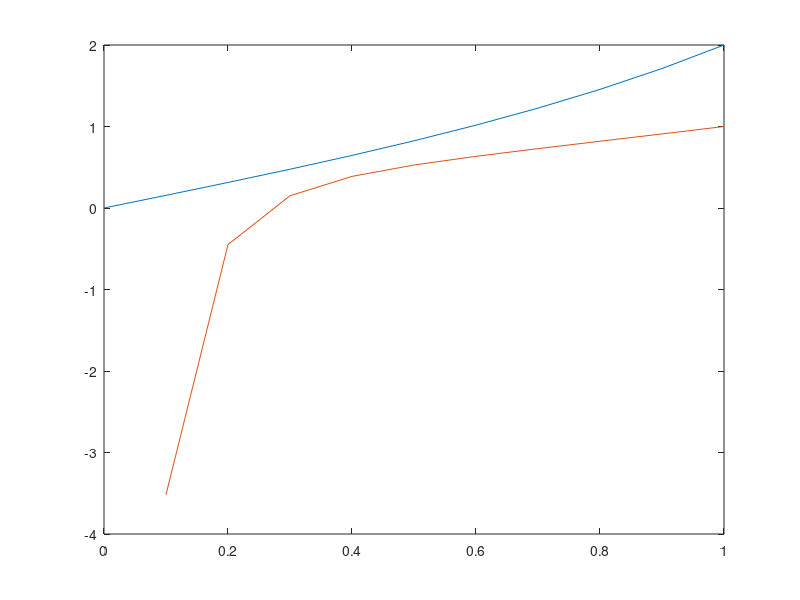
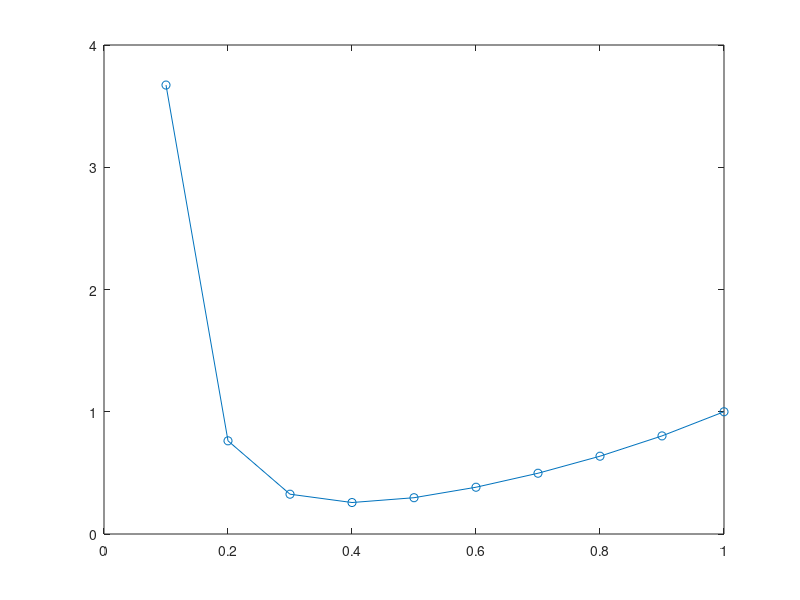

Reproduce these figures in MATLAB, in order.
function FD_plusRichardson

% y'' = p(x)y'+q(x)y+r(x)
% y(a) = alpha, y(b) = beta


a = 0; b = 1;
alpha = 0; beta = 2;


%Data for Richardson is made with h = 0.1, 0.05, 0.025
h= 0.1;

N = (b-a)/h;

x = [a:h:b];


p = @(x) 0*x;
q = @(x) 4*ones(length(x),1);
r = @(x) -4*x;
Matypp = 1/h^2*(diag(2*ones(N-1,1))-diag(ones(N-2,1),-1)-diag(ones(N-2,1),1));
Matyp = 1/(2*h)*(-diag(ones(N-2,1),-1)+diag(ones(N-2,1),1));

A = Matypp+diag(p(x(2:end-1)))*Matyp+ diag(q(x(2:end-1)));
    
rhs = -r(x(2:end-1));
rhs(1) = rhs(1) + (1/h^2-1/(2*h)*-p(x(2)))*alpha;
rhs(end) = rhs(end) +(1/h^2+1/(2*h)*-p(x(end-1)))*beta;

sol = A\rhs';

yapp =[alpha; sol; beta];

c2 = 1/70*(8-12*sin(log(2))-4*cos(log(2)));
c1 = 11/10-c2;

y = @(x) c1*x+c2./(x.^2)-3/10*sin(log(x))-1/10*cos(log(x));

yex = y(x);

figure(1)
plot(x,yapp,x,yex)
figure(2)
plot(x,abs(yapp-yex'),'o-')
abs(yapp-yex')
keyboard



%  for creating the Richardson extrapolation examples
% picking x = 1.5;
n = 3;
Nlevel = 3;
Data = zeros(n,Nlevel);
Data(1,1) = 1.481120262112219;
Data(2,1) = 1.481149589575161;
Data(3,1) = 1.481156957695558;

Data = Richardson(Data,n,Nlevel);

keyboard

return



function Data = Richardson(Data,n,Nlevel)

for k = 2:Nlevel
    for j = k:n
        Data(j,k) = (2^(k-1)*Data(j,k-1)-Data(j-1,k-1))/(2^(k-1)-1);
    end
end

% For fun try to make this faster.  Note the inner loop can 
% be avoided.

return
